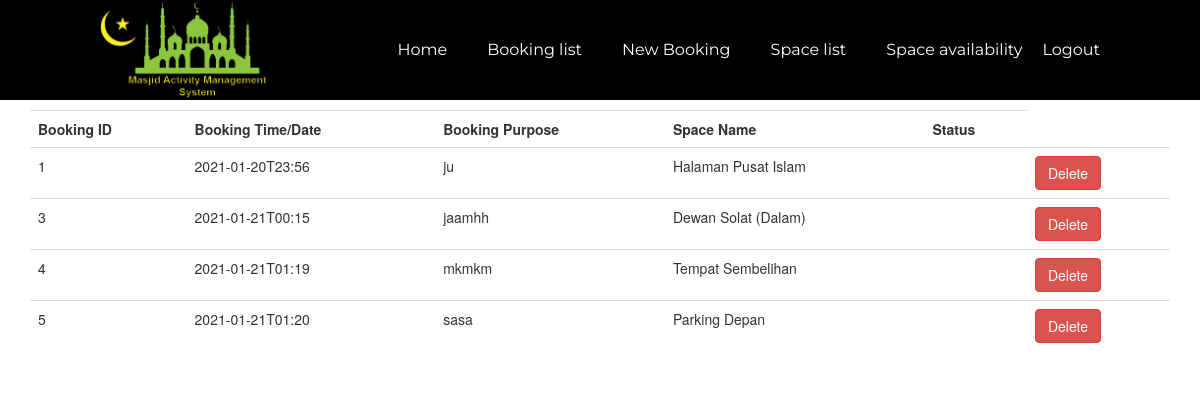
/list_booking, run on an earlier commit of the app's database.
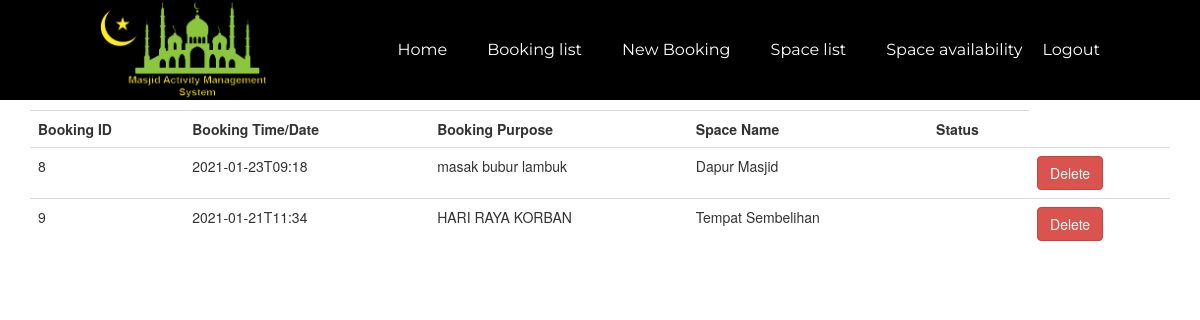
And on a later commit of the database.
### tables this page shows
CREATE TABLE "booking" (
	"booking_id"	INTEGER NOT NULL UNIQUE,
	"book_time_date"	TEXT NOT NULL,
	"purpose"	TEXT NOT NULL,
	"space_id"	TEXT NOT NULL,
	PRIMARY KEY("booking_id" AUTOINCREMENT)
);

CREATE TABLE "space" (
	"space_id"	TEXT NOT NULL UNIQUE,
	"space_name"	TEXT NOT NULL,
	PRIMARY KEY("space_id")
);

### app.py (the view)
@app.route('/list_booking') #localhost:5000
def lbooking():
    rows=list_booking()
    return render_template('list_booking.html', rows=rows)

### model.py (called while the page is built)
def list_booking():
  with sql.connect(connect_db) as db:
    qry = 'SELECT booking_id, book_time_date, purpose, space_name FROM booking INNER JOIN space ON booking.space_id=space.space_id'
    result=db.execute(qry)
    return(result)

### templates/list_booking.html
{% extends "homepage.html" %}
{% block content %}
<table class="table">
<tr>
<th>Booking ID</th>
<th>Booking Time/Date</th>
<th>Booking Purpose</th>
<th>Space Name</th>
<th>Status</th>
</tr>
{% for row in rows %}
 <tr>
   <td>{{row[0]}}</td>
   <td>{{row[1]}}</td>
   <td>{{row[2]}}</td>
   <td>{{row[3]}}</td>
   <td>{{row[4]}}</td>
   <td><a href='/delete/{{row[0]}}'> <button type="button" class="btn btn-danger">Delete</button> </a>
 </tr>
{% endfor %}
</table>
{% endblock %}

### templates/homepage.html (shortened to what this page needs)
<!doctype html>
<html>
<head>
<link href="\static\css\header.css" rel="stylesheet" type="text/css">
<link href="\static\css\style2.css" rel="stylesheet" type="text/css">
<link rel="stylesheet" media="screen" href = "/static/css/bootstrap.min.css">
</head>
<body>
	<div class="header">
		<div class="inner_header">
	  		<div class="logo_container">
	    		<img src="\static\image\logomasjid4.png" width="170" height="50" alt="logo"/> </div>
				<ul class="navigation">
				<a href="/home"><li>Home</li></a>
				<a href="/list_booking"><li>Booking list</li></a>
				<a href="/new_booking"><li>New Booking</li></a>
				<a href="/list_space"><li>Space list</li></a>
				<a href="/availability"><li>Space availability</li></a>
		  		<a><li>Logout</li></a>
				</ul>
	  		</div>
    	</div>
	<div class="container">
		<div>
			{%block content%}
			{%endblock%}
		</div>
	</div>
</body>
</html>

### static/css/header.css (style rules this page uses)
* { padding: 0; margin: 0; list-style: none; text-decoration: none; }
.header { width: 100%; height: 100px; display: block; background-color: black; }
.inner_header { width: 1000px; height: 100%; display: block; margin: 0 auto; }
.logo_container { height: 100%; display: table; float: left; text-align: middle; display:flex; align-items:center; }
.logo_container img { height: 100PX; text-align: center; }
.navigation { float:right; height:100%; }
.navigation a { height: 100%; display: table; float: left; padding: 0px 20px; }
.navigation a:last-child { padding: 0%; }
.navigation a li { display: table-cell; vertical-align: middle; height: 100%; color: white; font-family: 'Montserrat'; font-size: 16px; }

What changed in the data, as far as the page shows it:
removed booking: booking_id "1", book_time_date "2021-01-20T23:56", purpose "ju", space_name "Halaman Pusat Islam"
removed booking: booking_id "3", book_time_date "2021-01-21T00:15", purpose "jaamhh", space_name "Dewan Solat (Dalam)"
removed booking: booking_id "4", book_time_date "2021-01-21T01:19", purpose "mkmkm", space_name "Tempat Sembelihan"
removed booking: booking_id "5", book_time_date "2021-01-21T01:20", purpose "sasa", space_name "Parking Depan"
added booking: booking_id "8", book_time_date "2021-01-23T09:18", purpose "masak bubur lambuk", space_name "Dapur Masjid"
added booking: booking_id "9", book_time_date "2021-01-21T11:34", purpose "HARI RAYA KORBAN", space_name "Tempat Sembelihan"
